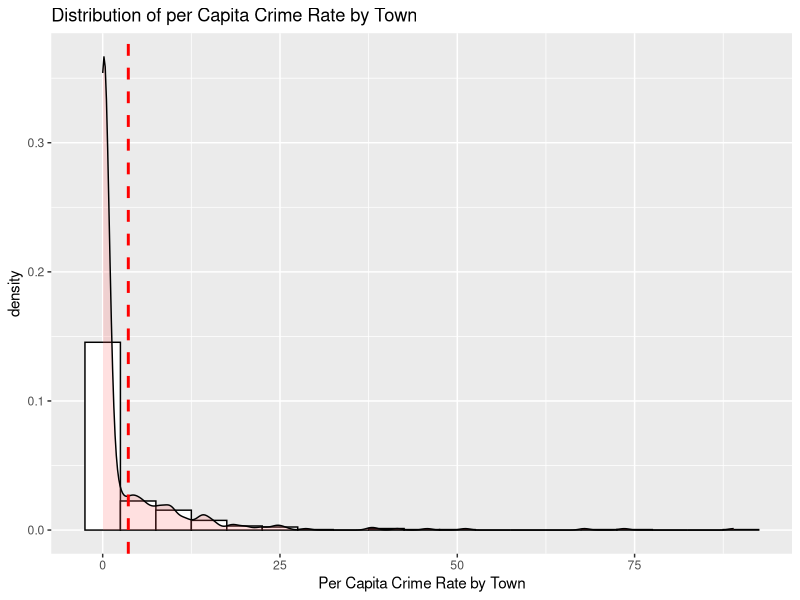
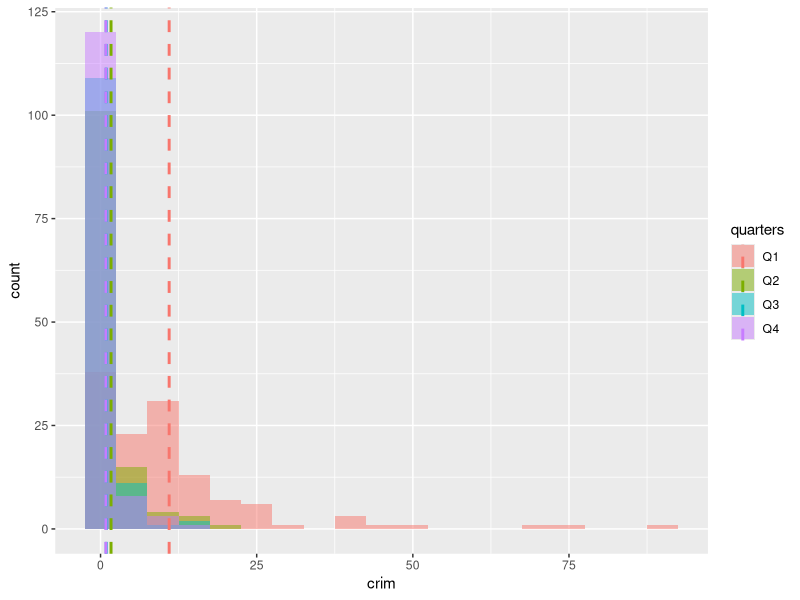
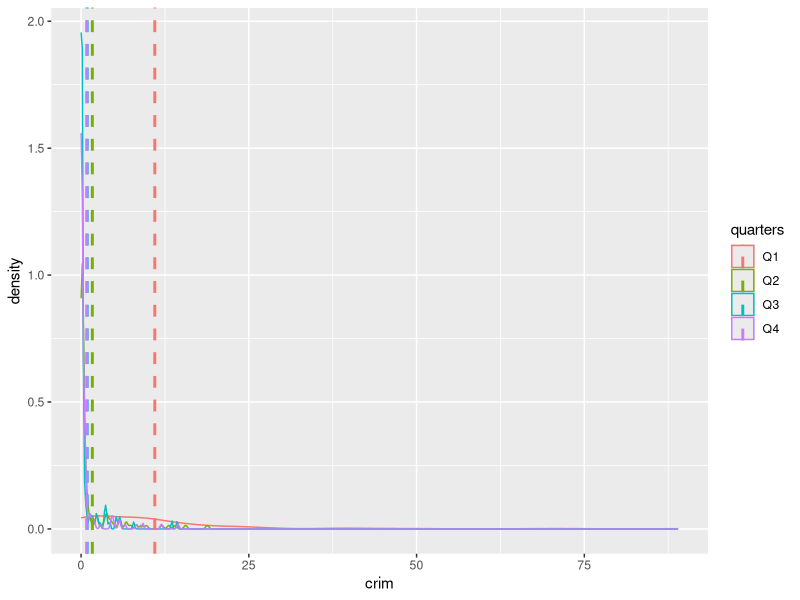
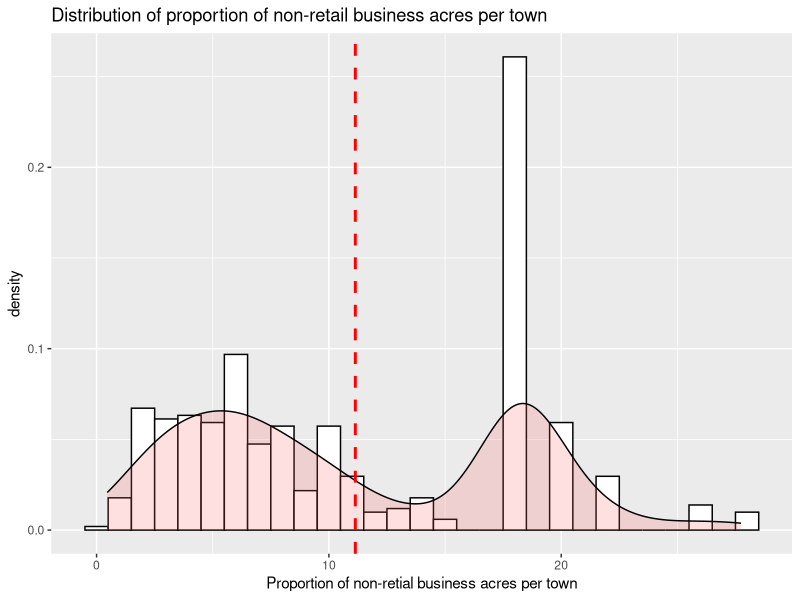
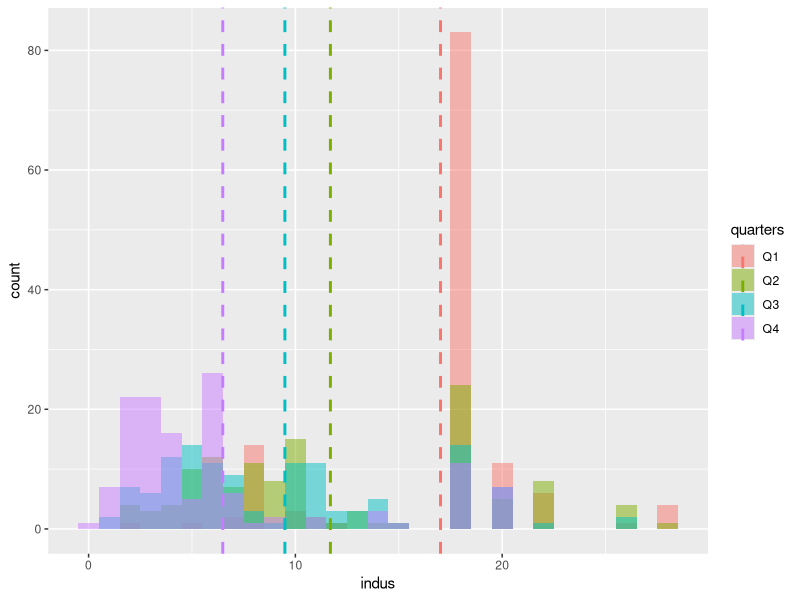
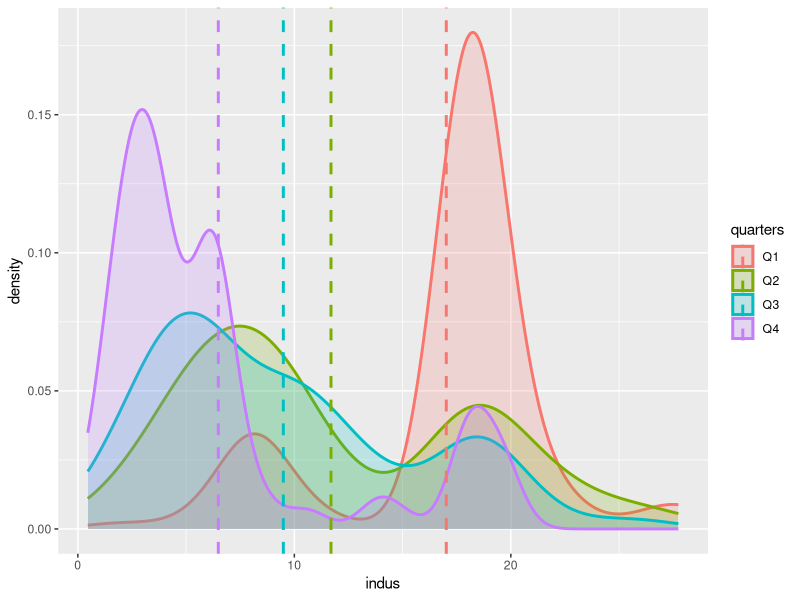
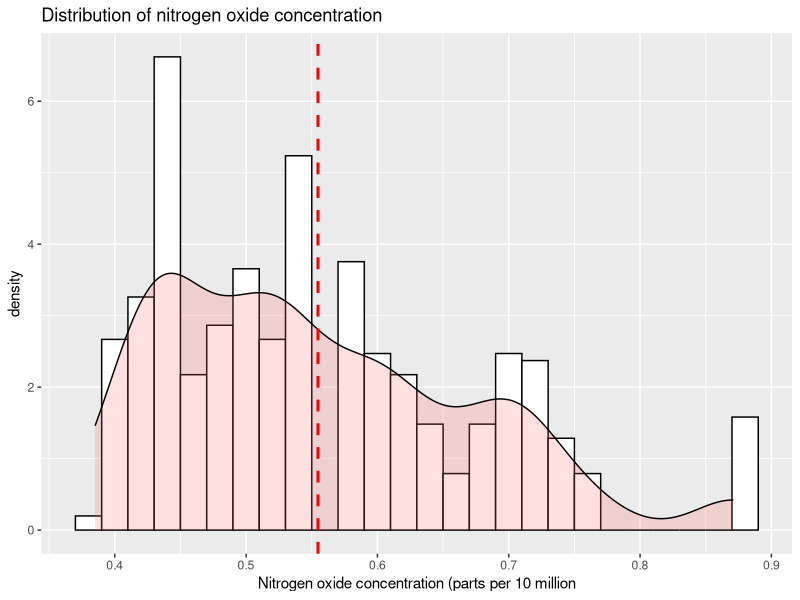
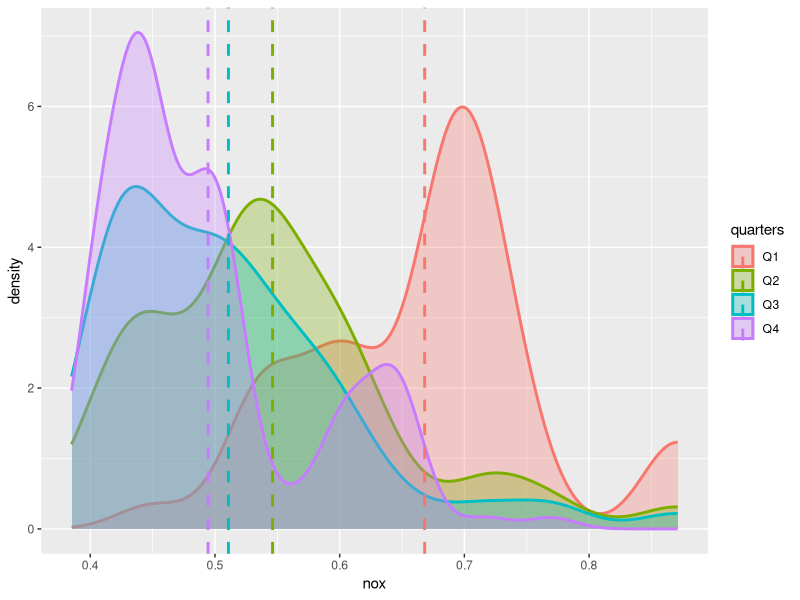

Generate these figures, in order, with R:
## ---- chunk 1
knitr::opts_chunk$set(echo = F, message = F, warning = F)

library(MASS)
library(ggplot2)
library(plyr)
library(dplyr)
data(Boston)

# Create a categorical variable, quarters, from medv.
quarter <- rep(NA, length(Boston$medv))
count <- 0
for (i in 1:length(quarter)){
        if (Boston$medv[i] >= 5 & Boston$medv[i] < 17.02){
                count <- count + 1
                quarter[i] <- "Q1"
        } else if (Boston$medv[i] >= 17.02 & Boston$medv[i] < 21.2){
                count <- count + 1
                quarter[i] <- "Q2"
        } else if (Boston$medv[i] >= 21.2 & Boston$medv[i] < 25){
                count <- count + 1
                quarter[i] <- "Q3"
        } else {
                count <- count + 1
                quarter[i] <- "Q4"
        }
}
Boston$quarters <- factor(quarter)
rm(count, quarter, i)
## ---- chunk 2
# crime rate
ggplot(Boston, aes(x = crim)) +
        geom_histogram(aes(y = ..density..),
                       color = "black",
                       fill = "white", 
                       binwidth = 5) +
        geom_density(alpha = .2, fill = "#FF6666") +
        geom_vline(xintercept = mean(Boston$crim, na.rm = T),
                   linetype = "dashed",
                   color = "red", 
                   size = 1) +
        ggtitle("Distribution of per Capita Crime Rate by Town") +
        xlab("Per Capita Crime Rate by Town")

qboston <- ddply(Boston, "quarters", summarise, crime_mean = mean(crim, na.rm = T))

ggplot(Boston, aes(x = crim, fill = quarters)) +
        geom_histogram(binwidth = 5, alpha = .5, position = "identity") +
        geom_vline(data = qboston, aes(xintercept = crime_mean, color = quarters), 
                   linetype = "dashed", size = 1)

ggplot(Boston, aes(x = crim, color = quarters)) +
        geom_density() +
        geom_vline(data = qboston, aes(xintercept = crime_mean, color = quarters), 
                   linetype = "dashed", size = 1)

# non-retail business arces
ggplot(Boston, aes(x = indus)) +
        geom_histogram(aes(y = ..density..),
                       color = "black",
                       fill = "white",
                       binwidth = 1) +
        geom_density(fill = "#FF6666", alpha = .2) +
        geom_vline(xintercept = mean(Boston$indus, na.rm = T),
                   linetype = "dashed",
                   size = 1,
                   color = "red") +
        ggtitle("Distribution of proportion of non-retail business acres per town") +
        xlab("Proportion of non-retial business acres per town")

qboston <- ddply(Boston, "quarters", summarise, indus_mean = mean(indus, na.rm = T))

ggplot(Boston, aes(x = indus, fill = quarters)) +
        geom_histogram(binwidth = 1,
                       position = "identity",
                       alpha = .5) +
        geom_vline(data = qboston, aes(xintercept = indus_mean, color = quarters),
                   linetype = "dashed",
                   size = 1)

ggplot(Boston, aes(x = indus, fill = quarters, color = quarters)) +
        geom_density(alpha = 0.2,
                     size = 1) +
        geom_vline(data = qboston, aes(xintercept = indus_mean, color = quarters),
                   size = 1,
                   linetype = "dashed")

# nitrogen oxide concentration
ggplot(Boston, aes(x = nox)) +
        geom_histogram(aes(y = ..density..),
                       color = "black", 
                       fill = "white",
                       binwidth = 0.02) +
        geom_density(alpha = 0.2,
                     fill = "#FF6666") +
        geom_vline(xintercept = mean(Boston$nox, na.rm = T),
                   linetype = "dashed",
                   color = "red",
                   size = 1) +
        ggtitle("Distribution of nitrogen oxide concentration") +
        xlab("Nitrogen oxide concentration (parts per 10 million")

qboston <- ddply(Boston, "quarters", summarise, nox_mean = mean(nox, na.rm = T))

ggplot(Boston, aes(x = nox)) +
        geom_density(alpha = 0.3,
                     aes(fill = quarters,
                         color = quarters),
                     size = 1) +
        geom_vline(data = qboston, aes(xintercept = nox_mean, 
                                       color = quarters),
                   linetype = "dashed",
                   size = 1)
